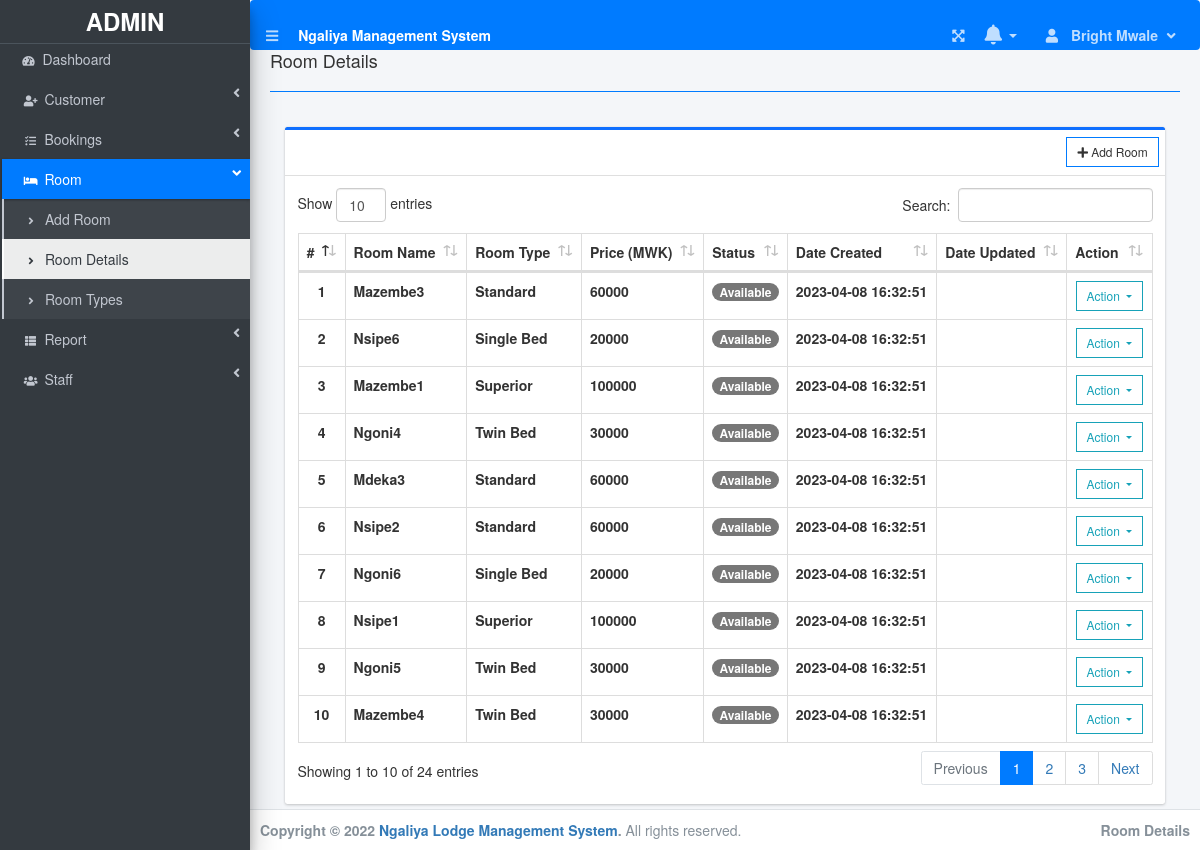
Page /Administrator/index.php?page=room_details (signed in) on the committed database.
### tables this page shows
CREATE TABLE IF NOT EXISTS `room` (
  `room_id` int(11) NOT NULL AUTO_INCREMENT,
  `room_name` varchar(20) NOT NULL,
  `room_type` tinyint(1) DEFAULT 2 COMMENT '1 = Superior, 2 = Standard, 3 = Twin Bed, 4 = Single Bed',
  `status` tinyint(1) NOT NULL DEFAULT 1 COMMENT '1 = Available, 2 = Unavailable',
  `date_created` datetime NOT NULL DEFAULT current_timestamp(),
  `date_updated` datetime DEFAULT NULL ON UPDATE current_timestamp(),
  `staff_id` int(11) NOT NULL,
  PRIMARY KEY (`room_id`),
  KEY `room_type` (`room_type`),
  KEY `staff_id` (`staff_id`)
);

CREATE TABLE IF NOT EXISTS `roomtype` (
  `room_type` tinyint(1) NOT NULL COMMENT '1 = Superior, 2 = Standard, 3 = Twin Bed, 4 = Single Bed',
  `description` varchar(250) NOT NULL,
  `price` float NOT NULL,
  `upload_path` text DEFAULT NULL,
  `date_created` datetime NOT NULL DEFAULT current_timestamp(),
  `date_updated` datetime DEFAULT NULL ON UPDATE current_timestamp(),
  PRIMARY KEY (`room_type`)
);

### Administrator/room_details.php (the view, shortened to what this page needs)
<div class="col-lg-12">
	<div class="card card-outline" style="border-top: 3px solid rgb(14, 111, 255);">
		<div class="card-header">
			<div class="card-tools">
				<a class="btn btn-block btn-sm btn-default btn-flat border-primary add_room" href="javascript:void(0)"><i class="fa fa-plus"></i> Add Room</a>
			</div>
		</div>
		<div class="card-body">
			<table class="table tabe-hover table-bordered" id="list">
				<thead>
					<tr>
						<th class="text-center">#</th>
						<th>Room Name</th>
						<th>Room Type</th>
						<th>Price (MWK)</th>
						<th>Status</th>
						<th>Date Created</th>
						<th>Date Updated</th>
						<th>Action</th>
					</tr>
				</thead>
				<tbody>
					<?php
					$i = 1;
                    $roomtype = array('',"Superior","Standard","Twin Bed","Single Bed");
                    $roomstatus = array('',"Available","Unavailable");
					$query = "SELECT r.`room_id`, r.`room_name`, r.`status`, r.`date_created`, r.`date_updated`, rt.`room_type`, rt.`price` FROM `room` r, `roomtype` rt WHERE r.`room_type` = rt.`room_type` ORDER BY r.`date_created` desc;";
					$stmt = $conn->prepare($query);
					$stmt->execute();
					$stmt->store_result();
					$stmt->bind_result($room_id, $room_name, $status, $date_created, $date_updated, $room_type, $price);
					while($stmt->fetch()):
					?>
					<tr>
						<th class="text-center"><?php echo $i++ ?></th>
						<td><b><?php echo $room_name ?></b></td>
						<td><b><?php echo $roomtype[$room_type] ?></b></td>
						<td><b><?php echo $price ?></b></td>
						<td class="text-center">
                            <?php
							  if($roomstatus[$status] == 'Available'){
							  	echo "<span class='badge badge-success'>{$roomstatus[$status]}</span>";
							  }elseif($roomstatus[$status] == 'Unavailable'){
							  	echo "<span class='badge badge-info'>{$roomstatus[$status]}</span>";
							  }
							?>
                        </td>
						<td><b><?php echo $date_created ?></b></td>
						<td><b><?php echo $date_updated ?></b></td>
						<td class="text-center">
                            <button type="button" class="btn btn-default btn-sm btn-flat border-info wave-effect text-info dropdown-toggle" data-toggle="dropdown" aria-expanded="true">
		                      Action
		                    </button>
						</td>
					</tr>
				<?php endwhile; ?>
				</tbody>
			</table>
		</div>
	</div>
</div>

### Administrator/index.php (shortened to what this page needs)
<!DOCTYPE html>
<html lang="en">
<?php
	include 'header.php'
?>
<body class="hold-transition sidebar-mini layout-fixed layout-navbar-fixed layout-footer-fixed">
<div class="wrapper">
  <?php include 'topbar.php' ?>
  <?php include 'sidebar.php' ?>
  <div class="content-wrapper">
    <div class="content-header">
      <div class="container-fluid">
        <div class="row mb-2">
          <div class="col-sm-6">
            <h1 class="m-0"><?php echo $title ?></h1>
          </div>
        </div>
            <hr class="border-primary">
      </div>
    </div>
    <section class="content">
      <div class="container-fluid">
         <?php
            $page = isset($_GET['page']) ? $_GET['page'] : 'home';
            if(!file_exists($page.".php")){
                include '404.html';
            }else{
            include $page.'.php';
            }
          ?>
      </div>
    </section>
  </div>
  <footer class="main-footer">
    <strong>Copyright &copy; 2022 <a href="index.php?page=home">Ngaliya Lodge Management System</a>.</strong>
    All rights reserved.
    <div class="float-right d-none d-sm-inline-block">
      <b><?php echo $title ?></b>
    </div>
  </footer>
</div>
</body>
</html>

### Administrator/header.php (shortened to what this page needs)
<head>
  <?php
  $title = isset($_GET['page']) ? ucwords(str_replace("_", ' ', $_GET['page'])) : "Home";
  ?>
  <link rel="stylesheet" href="../assets/plugins/fontawesome-free/css/all.min.css">
  <link rel="stylesheet" href="../assets/plugins/overlayScrollbars/css/OverlayScrollbars.min.css">
  <link rel="stylesheet" href="../assets/plugins/datatables-bs4/css/dataTables.bootstrap4.min.css">
  <link rel="stylesheet" href="../assets/plugins/datatables-responsive/css/responsive.bootstrap4.min.css">
  <link rel="stylesheet" href="../assets/plugins/datatables-buttons/css/buttons.bootstrap4.min.css">
  <link rel="stylesheet" href="../assets/plugins/select2/css/select2.min.css">
  <link rel="stylesheet" href="../assets/plugins/select2-bootstrap4-theme/select2-bootstrap4.min.css">
  <link rel="stylesheet" href="../assets/plugins/sweetalert2-theme-bootstrap-4/bootstrap-4.min.css">
  <link rel="stylesheet" href="../assets/plugins/toastr/toastr.min.css">
  <link rel="stylesheet" href="../assets/plugins/dropzone/min/dropzone.min.css">
  <link rel="stylesheet" href="../assets/dist/css/jquery.datetimepicker.min.css">
  <link rel="stylesheet" href="../assets/plugins/icheck-bootstrap/icheck-bootstrap.min.css">
  <link rel="stylesheet" href="../assets/plugins/bootstrap4-toggle/css/bootstrap4-toggle.min.css">
  <link rel="stylesheet" href="../assets/dist/css/adminlte.min.css">
  <link rel="stylesheet" href="../assets/dist/css/styles.css">
  <link rel="stylesheet" href="../assets/plugins/summernote/summernote-bs4.min.css">
</head>

### Administrator/topbar.php (shortened to what this page needs)
<link rel="stylesheet" type="text/css"  href="./assets/dist/css/bootstrap.min.css">
  <nav class="main-header navbar navbar-expand navbar-primary navbar-dark ">
    <ul class="navbar-nav">
      <?php if(isset($_SESSION['login_staff_id'])): ?>
      <li class="nav-item">
        <a class="nav-link" data-widget="pushmenu" href="" role="button"><i class="fas fa-bars"></i></a>
      </li>
    <?php endif; ?>
      <li>
        <a class="nav-link text-white"  href="./" role="button"> <large><b>Ngaliya Management System</b></large></a>
      </li>
    </ul>
    <ul class="navbar-nav ml-auto">
      <li class="nav-item">
        <a class="nav-link" data-widget="fullscreen" href="#" role="button">
          <i class="fas fa-expand-arrows-alt"></i>
        </a>
      </li>
      <li class="dropdown">
        <a href="#" class="dropdown-toggle nav-link" data-toggle="dropdown">
          <i class="fas fa-bell" style="font-size:20px;"></i>
        </a>
      </li>
     <li class="nav-item dropdown">
            <a class="nav-link"  data-toggle="dropdown" aria-expanded="true" href="javascript:void(0)">
              <span>
                <div class="d-felx badge-pill">
                  <span class="fa fa-user mr-2"></span>
                  <span><b><?php echo ucwords($_SESSION['login_fullname']) ?></b></span>
                  <span class="fa fa-angle-down ml-2"></span>
                </div>
              </span>
            </a>
      </li>
    </ul>
  </nav>

### Administrator/sidebar.php (shortened to what this page needs)
<aside class="main-sidebar sidebar-dark-primary elevation-4">
  <div class="dropdown">
 	<a id="view_account" data-id="<?php echo $_SESSION['login_staff_id'] ?>" href="javascript:void(0)" class="brand-link">
      <?php if($_SESSION['login_avatar'] != ""): ?>
        <h3 class="text-center p-0 m-0"><b>
        <?php $avatar_path = "../assets/uploads/".$_SESSION['login_avatar'] ?>
        <img style="height:40px;width:40px;margin-top:-10px;border:2px solid #fff;border-radius: 50%;" src="<?php echo $avatar_path ?>" alt="">
        </b></h3>
      <?php else: ?>
        <?php if($_SESSION['login_position'] == 1): ?>
        <h3 class="text-center p-0 m-0"><b>ADMIN</b></h3>
        <?php else: ?>
        <h3 class="text-center p-0 m-0"><b>USER</b></h3>
        <?php endif; ?>
      <?php endif; ?>
  </a>
  </div>
  <div class="sidebar pb-4 mb-4">
    <nav class="mt-2">
      <ul class="nav nav-pills nav-sidebar flex-column nav-flat" data-widget="treeview" role="menu" data-accordion="false">
        <li class="nav-item dropdown">
          <a href="./" class="nav-link nav-home">
            <i class="nav-icon fas fa-tachometer-alt"></i>
            <p>
              Dashboard
            </p>
          </a>
        </li>
         <li class="nav-item">
           <a href="#" class="nav-link nav-reports">
             <i class="fas fa-user-plus nav-icon"></i>
             <p>
               Customer
               <i class="right fas fa-angle-left"></i>
             </p>
           </a>
         </li>
         <li class="nav-item">
           <a href="#" class="nav-link nav-reports">
             <i class="fas fa-tasks nav-icon"></i>
             <p>
               Bookings
               <i class="right fas fa-angle-left"></i>
             </p>
           </a>
         </li>
         <li class="nav-item">
           <a href="#" class="nav-link nav-reports">
             <i class="fas fa-bed nav-icon"></i>
             <p>
               Room
               <i class="right fas fa-angle-left"></i>
             </p>
           </a>
           <ul class="nav nav-treeview">
             <li class="nav-item">
               <a href="javascript:void(0)" class="nav-link nav-add_room tree-item add_room">
                 <i class="fas fa-angle-right nav-icon"></i>
                 <p>Add Room</p>
               </a>
             </li>
             <li class="nav-item">
               <a href="./index.php?page=room_details" class="nav-link nav-room_details tree-item">
                 <i class="fas fa-angle-right nav-icon"></i>
                 <p>Room Details</p>
               </a>
             </li>
             <?php if($_SESSION['login_position'] != 2): ?>
             <li class="nav-item">
               <a href="./index.php?page=room_types" class="nav-link nav-room_types tree-item">
                 <i class="fas fa-angle-right nav-icon"></i>
                 <p>Room Types</p>
               </a>
             </li>
             <?php endif; ?>
           </ul>
         </li>
        <?php if($_SESSION['login_position'] != 2): ?>
        <li class="nav-item">
          <a href="#" class="nav-link nav-reports">
            <i class="fas fa-th-list nav-icon"></i>
            <p>
              Report
              <i class="right fas fa-angle-left"></i>
            </p>
          </a>
        </li>
        <?php endif; ?>
        <li class="nav-item">
          <a href="#" class="nav-link nav-edit_user">
            <i class="nav-icon fas fa-users"></i>
            <p>
              Staff
              <i class="right fas fa-angle-left"></i>
            </p>
          </a>
        </li>
      </ul>
    </nav>
  </div>
</aside>

### rows in the picture
room: room_name "Mazembe3", roomtype.room_type "Standard", roomtype.price "60000", status "Available", date_created "2023-04-08 16:32:51"
room: room_name "Nsipe6", roomtype.room_type "Single Bed", roomtype.price "20000", status "Available", date_created "2023-04-08 16:32:51"
room: room_name "Mazembe1", roomtype.room_type "Superior", roomtype.price "100000", status "Available", date_created "2023-04-08 16:32:51"
room: room_name "Ngoni4", roomtype.room_type "Twin Bed", roomtype.price "30000", status "Available", date_created "2023-04-08 16:32:51"
room: room_name "Mdeka3", roomtype.room_type "Standard", roomtype.price "60000", status "Available", date_created "2023-04-08 16:32:51"
room: room_name "Nsipe2", roomtype.room_type "Standard", roomtype.price "60000", status "Available", date_created "2023-04-08 16:32:51"
room: room_name "Ngoni6", roomtype.room_type "Single Bed", roomtype.price "20000", status "Available", date_created "2023-04-08 16:32:51"
room: room_name "Nsipe1", roomtype.room_type "Superior", roomtype.price "100000", status "Available", date_created "2023-04-08 16:32:51"
room: room_name "Ngoni5", roomtype.room_type "Twin Bed", roomtype.price "30000", status "Available", date_created "2023-04-08 16:32:51"
room: room_name "Mazembe4", roomtype.room_type "Twin Bed", roomtype.price "30000", status "Available", date_created "2023-04-08 16:32:51"

### other values in the picture
$_SESSION['login_fullname'] "Bright Mwale"
$title "Room Details"
